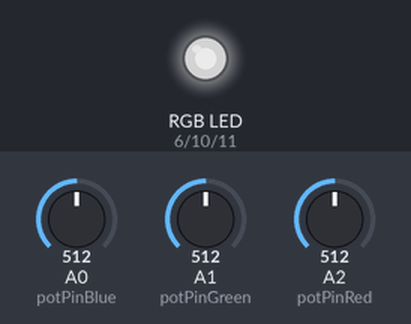
The sketch below on a simulated Arduino Uno, built with avr-gcc and run on an emulated ATmega328P. Parts: an RGB LED mixed from three pins (HIGH = lit). Inputs (shaded band) come from the test bench; at power-on: A0 (potPinBlue) = 512, A1 (potPinGreen) = 512, A2 (potPinRed) = 512. Dim RGB values are drawn brighter than linear.

Above: at 1.2 s.
1.3 s: A0 (potPinBlue) set to 716
At 2.5 s:
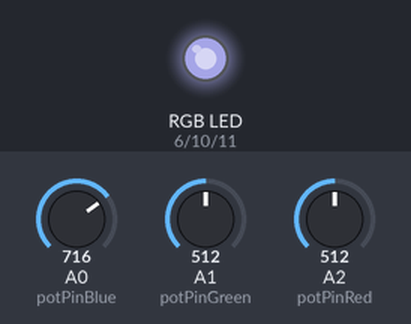
2.8 s: A1 (potPinGreen) set to 716
At 3.7 s:
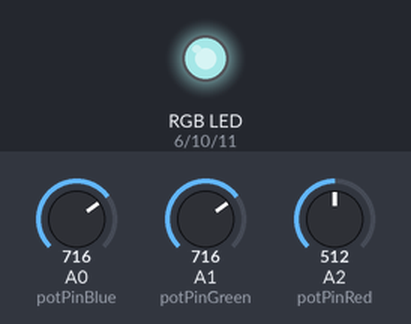
4.3 s: A2 (potPinRed) set to 716
At 4.9 s:
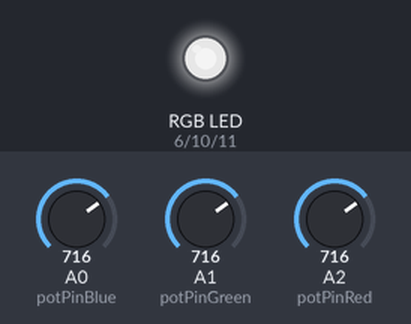
5.8 s: A0 (potPinBlue) set to 900
At 7.0 s:
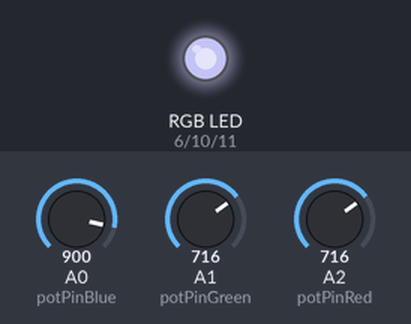
7.3 s: A1 (potPinGreen) set to 900
At 8.3 s:
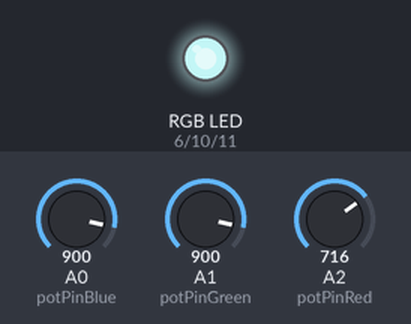
8.8 s: A2 (potPinRed) set to 900
At 9.5 s:
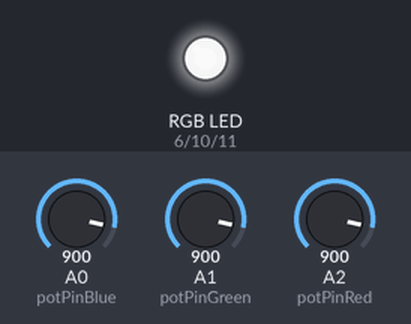
Timing chart, 0 to 11.3 s (numbered marks = the images above; inputs shaded):
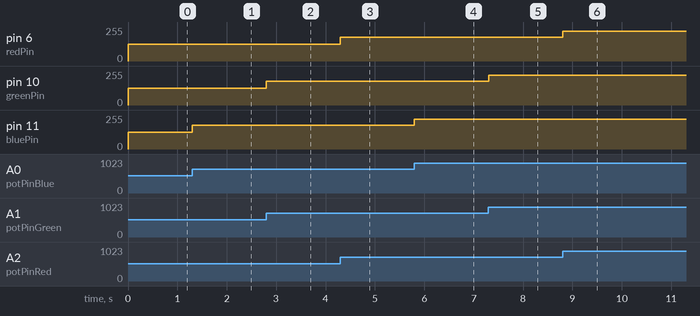

Measured:
- after the input at 1.3 s, pin 11 (bluePin): 127/255 → 178/255 at once
- after the input at 2.8 s, pin 10 (greenPin): 127/255 → 178/255 at once
- after the input at 4.3 s, pin 6 (redPin): 127/255 → 178/255 at once
- after the input at 5.8 s, pin 11 (bluePin): 178/255 → 224/255 at once
- after the input at 7.3 s, pin 10 (greenPin): 178/255 → 224/255 at once
- after the input at 8.8 s, pin 6 (redPin): 178/255 → 224/255 at once

The sketch:

tema.ino
```cpp
const int bluePin = 11;
const int greenPin = 10;
const int redPin = 6;

const int potPinBlue = A0;
const int potPinGreen = A1;
const int potPinRed = A2;

int potValueBlue = 0;
int potValueGreen = 0;
int potValueRed = 0;

int brightnessBlue = 0;
int brightnessGreen = 0;
int brightnessRed = 0;

void setup() {
  pinMode(bluePin, OUTPUT);
  pinMode(greenPin, OUTPUT);
  pinMode(redPin, OUTPUT);
  pinMode(potPinBlue, INPUT);
  pinMode(potPinGreen, INPUT);
  pinMode(potPinRed, INPUT);
  Serial.begin(9600);
}

void loop() {
  potValueBlue = analogRead(potPinBlue);
  potValueGreen = analogRead(potPinGreen);
  potValueRed = analogRead(potPinRed);

  brightnessBlue = map(potValueBlue, 0, 1023, 0, 255);
  brightnessGreen = map(potValueGreen, 0, 1023, 0, 255);
  brightnessRed = map(potValueRed, 0, 1023, 0, 255);

  analogWrite(bluePin, brightnessBlue);
  analogWrite(greenPin, brightnessGreen);
  analogWrite(redPin, brightnessRed);
}
```
